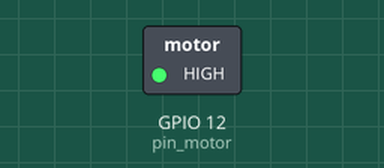
Simulated run of this program. Board: ESP8266 board running MicroPython. On the bench: switched loads named in the program (green lamp = pin HIGH). What the program prints to the serial console is not drawn. At 10.3 s the program stops and its outputs stay as they are.

Above: at 10.3 s.
Timing chart, 0 to 11.8 s (numbered marks = the images above):
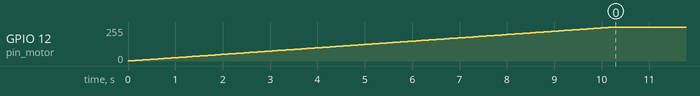

Measured:
- by itself, GPIO 12 (pin_motor): moves from 0/255 to 255/255 over 10.2 s

The program:

demomotor.py
```python
# demo DC motor on port GPIO15
# source: https://github.com/nickzoic/mpy-tut/blob/master/motors.rst
# 2017-1008 PePo test on Huzzah

# DO: type in the Python code in REPL, line by line.

import machine, time

# The motor can be driven at different speeds by varying
# the duty cycle, just like with the LED. So it's using PWM.
GPIO_MOTOR = 12
pin_motor = machine.Pin(GPIO_MOTOR, machine.Pin.OUT)
motor = machine.PWM(pin_motor)
print('Motor duty=', motor.duty())

# DO: uncomment one of following lines
#motor.duty(0) # stop motor
#motor.duty(1023) # motor full-speed

# slowly turn on the motor
# DO: change 0.01 to, for example, 0.1, what happens?
for i in range(1023):
    motor.duty(i)
    time.sleep(0.01)
```
